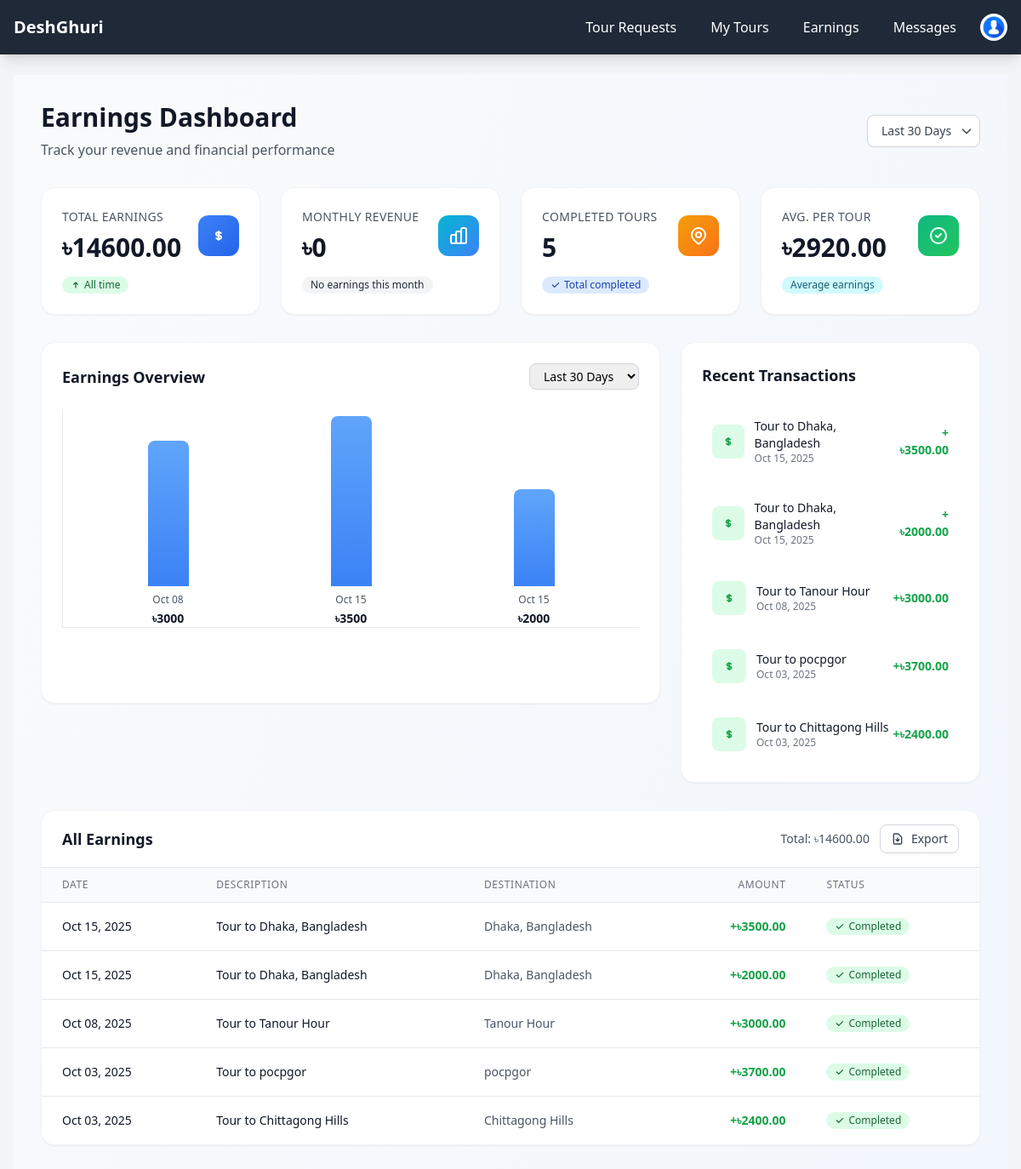
/guides/earnings/ (signed in), run on the app's committed database.
### guides/models.py (models this page shows, shortened)
class Earning(models.Model):
    guide = models.ForeignKey(settings.AUTH_USER_MODEL, on_delete=models.CASCADE, related_name="earnings")
    amount = models.DecimalField(max_digits=8, decimal_places=2)
    description = models.CharField(max_length=255, blank=True)
    date = models.DateTimeField(auto_now_add=True)

### accounts/utils.py (the view)
        def wrapper(request, *args, **kwargs):
            if request.user.is_authenticated and request.user.role in allowed_roles:
                return view_func(request, *args, **kwargs)
            else:
                raise PermissionDenied

### accounts/context_processors.py (called while the page is built)
def user_role(request):
    user = None
    role = None
    if request.user.is_authenticated:
        user = request.user
        role = user.role  # from your custom User model field
    return {
        'logged_user': user,
        'logged_role': role,
    }

### accounts/utils.py (called while the page is built)
def role_required(allowed_roles=None):
    if allowed_roles is None:
        allowed_roles = []
    def decorator(view_func):
        def wrapper(request, *args, **kwargs):
            if request.user.is_authenticated and request.user.role in allowed_roles:
                return view_func(request, *args, **kwargs)
            else:
                raise PermissionDenied
        return wrapper
    return decorator

### template/guides/earnings.html (shortened to what this page needs)
{% extends "base.html" %}
{% load static %}
{% block content %}
<div class="min-h-screen bg-gradient-to-br from-gray-50 to-blue-50 py-8">
    <div class="max-w-7xl mx-auto px-4 sm:px-6 lg:px-8">
        <div class="mb-8">
            <div class="flex flex-col sm:flex-row sm:items-center sm:justify-between">
                <div class="mb-4 sm:mb-0">
                    <h1 class="text-3xl font-bold text-gray-900">Earnings Dashboard</h1>
                    <p class="text-gray-600 mt-2">Track your revenue and financial performance</p>
                </div>
                <div class="relative">
                    <select id="timeFilter" class="inline-flex items-center px-4 py-2 border border-gray-300 rounded-lg bg-white text-sm font-medium text-gray-700 hover:bg-gray-50 focus:outline-none focus:ring-2 focus:ring-blue-500 focus:border-blue-500 transition-all duration-200 appearance-none pr-8">
                        <option value="30" selected>Last 30 Days</option>
                    </select>
                    <div class="pointer-events-none absolute inset-y-0 right-0 flex items-center px-2 text-gray-700">
                    </div>
                </div>
            </div>
        </div>
        <div class="grid grid-cols-1 md:grid-cols-2 lg:grid-cols-4 gap-6 mb-8">
            <div class="bg-white rounded-2xl shadow-sm border border-gray-100 p-6 hover:shadow-lg transition-all duration-300 transform hover:-translate-y-1">
                <div class="flex items-center justify-between mb-4">
                    <div>
                        <p class="text-sm font-medium text-gray-600 uppercase tracking-wide">Total Earnings</p>
                        <h3 class="text-3xl font-bold text-gray-900 mt-2">৳<span id="totalEarnings">{{ total }}</span></h3>
                    </div>
                    <div class="w-12 h-12 bg-gradient-to-br from-blue-500 to-blue-600 rounded-xl flex items-center justify-center">
                        <svg class="w-6 h-6 text-white" fill="none" stroke="currentColor" viewBox="0 0 24 24">
                            <path stroke-linecap="round" stroke-linejoin="round" stroke-width="2" d="M12 8c-1.657 0-3 .895-3 2s1.343 2 3 2 3 .895 3 2-1.343 2-3 2m0-8c1.11 0 2.08.402 2.599 1M12 8V7m0 1v8m0 0v1m0-1c-1.11 0-2.08-.402-2.599-1"></path>
                        </svg>
                    </div>
                </div>
                <div class="flex items-center">
                    <span class="inline-flex items-center px-2.5 py-0.5 rounded-full text-xs font-medium bg-green-100 text-green-800">
                        <svg class="w-3 h-3 mr-1" fill="currentColor" viewBox="0 0 20 20">
                            <path fill-rule="evenodd" d="M5.293 9.707a1 1 0 010-1.414l4-4a1 1 0 011.414 0l4 4a1 1 0 01-1.414 1.414L11 7.414V15a1 1 0 11-2 0V7.414L6.707 9.707a1 1 0 01-1.414 0z" clip-rule="evenodd"></path>
                        </svg>
                        All time
                    </span>
                </div>
            </div>
            <div class="bg-white rounded-2xl shadow-sm border border-gray-100 p-6 hover:shadow-lg transition-all duration-300 transform hover:-translate-y-1">
                <div class="flex items-center justify-between mb-4">
                    <div>
                        <p class="text-sm font-medium text-gray-600 uppercase tracking-wide">Monthly Revenue</p>
                        <h3 class="text-3xl font-bold text-gray-900 mt-2">৳<span id="monthlyEarnings">{{ monthly_earnings }}</span></h3>
                    </div>
                    <div class="w-12 h-12 bg-gradient-to-br from-cyan-500 to-blue-500 rounded-xl flex items-center justify-center">
                    </div>
                </div>
                <div class="flex items-center">
                    {% if monthly_earnings > 0 %}
                    <span class="inline-flex items-center px-2.5 py-0.5 rounded-full text-xs font-medium bg-green-100 text-green-800">
                        <svg class="w-3 h-3 mr-1" fill="currentColor" viewBox="0 0 20 20">
                            <path fill-rule="evenodd" d="M5.293 9.707a1 1 0 010-1.414l4-4a1 1 0 011.414 0l4 4a1 1 0 01-1.414 1.414L11 7.414V15a1 1 0 11-2 0V7.414L6.707 9.707a1 1 0 01-1.414 0z" clip-rule="evenodd"></path>
                        </svg>
                        Current month
                    </span>
                    {% else %}
                    <span class="inline-flex items-center px-2.5 py-0.5 rounded-full text-xs font-medium bg-gray-100 text-gray-800">
                        No earnings this month
                    </span>
                    {% endif %}
                </div>
            </div>
            <div class="bg-white rounded-2xl shadow-sm border border-gray-100 p-6 hover:shadow-lg transition-all duration-300 transform hover:-translate-y-1">
                <div class="flex items-center justify-between mb-4">
                    <div>
                        <p class="text-sm font-medium text-gray-600 uppercase tracking-wide">Completed Tours</p>
                        <h3 class="text-3xl font-bold text-gray-900 mt-2"><span id="completedTours">{{ completed_tours_count }}</span></h3>
                    </div>
                    <div class="w-12 h-12 bg-gradient-to-br from-amber-500 to-orange-500 rounded-xl flex items-center justify-center">
                    </div>
                </div>
                <div class="flex items-center">
                    <span class="inline-flex items-center px-2.5 py-0.5 rounded-full text-xs font-medium bg-blue-100 text-blue-800">
                        <svg class="w-3 h-3 mr-1" fill="currentColor" viewBox="0 0 20 20">
                            <path fill-rule="evenodd" d="M16.707 5.293a1 1 0 010 1.414l-8 8a1 1 0 01-1.414 0l-4-4a1 1 0 011.414-1.414L8 12.586l7.293-7.293a1 1 0 011.414 0z" clip-rule="evenodd"></path>
                        </svg>
                        Total completed
                    </span>
                </div>
            </div>
            <div class="bg-white rounded-2xl shadow-sm border border-gray-100 p-6 hover:shadow-lg transition-all duration-300 transform hover:-translate-y-1">
                <div class="flex items-center justify-between mb-4">
                    <div>
                        <p class="text-sm font-medium text-gray-600 uppercase tracking-wide">Avg. per Tour</p>
                        <h3 class="text-3xl font-bold text-gray-900 mt-2">৳<span id="avgPerTour">{{ avg_per_tour }}</span></h3>
                    </div>
                    <div class="w-12 h-12 bg-gradient-to-br from-emerald-500 to-green-500 rounded-xl flex items-center justify-center">
                        <svg class="w-6 h-6 text-white" fill="none" stroke="currentColor" viewBox="0 0 24 24">
                            <path stroke-linecap="round" stroke-linejoin="round" stroke-width="2" d="M9 12l2 2 4-4m6 2a9 9 0 11-18 0 9 9 0 0118 0z"></path>
                        </svg>
                    </div>
                </div>
                <div class="flex items-center">
                    <span class="inline-flex items-center px-2.5 py-0.5 rounded-full text-xs font-medium bg-cyan-100 text-cyan-800">
                        Average earnings
                    </span>
                </div>
            </div>
        </div>
        <div class="grid grid-cols-1 lg:grid-cols-3 gap-6 mb-8">
            <div class="lg:col-span-2">
                <div class="bg-white rounded-2xl shadow-sm border border-gray-100 p-6">
                    <div class="flex items-center justify-between mb-6">
                        <h3 class="text-lg font-semibold text-gray-900">Earnings Overview</h3>
                        <div class="flex space-x-2">
                            <select id="chartFilter" class="text-sm border border-gray-300 rounded-lg px-3 py-1 focus:outline-none focus:ring-2 focus:ring-blue-500 focus:border-blue-500">
                                <option value="30" selected>Last 30 Days</option>
                            </select>
                        </div>
                    </div>
                    <div id="chartContainer" class="h-80">
                        {% if earnings %}
                        <div id="chartContent">
                        </div>
                        {% endif %}
                    </div>
                </div>
            </div>
            <div class="bg-white rounded-2xl shadow-sm border border-gray-100 p-6">
                <h3 class="text-lg font-semibold text-gray-900 mb-6">Recent Transactions</h3>
                <div id="recentTransactions">
                    {% if earnings %}
                    <div class="space-y-4">
                        {% for e in earnings|slice:":5" %}
                        <div class="flex items-center justify-between p-3 rounded-lg hover:bg-gray-50 transition-colors duration-200">
                            <div class="flex items-center">
                                <div class="w-10 h-10 bg-green-100 rounded-lg flex items-center justify-center">
                                    <svg class="w-5 h-5 text-green-600" fill="none" stroke="currentColor" viewBox="0 0 24 24">
                                        <path stroke-linecap="round" stroke-linejoin="round" stroke-width="2" d="M12 8c-1.657 0-3 .895-3 2s1.343 2 3 2 3 .895 3 2-1.343 2-3 2m0-8c1.11 0 2.08.402 2.599 1M12 8V7m0 1v8m0 0v1m0-1c-1.11 0-2.08-.402-2.599-1"></path>
                                    </svg>
                                </div>
                                <div class="ml-3">
                                    <p class="text-sm font-medium text-gray-900">{{ e.description|default:"Tour Earnings" }}</p>
                                    <p class="text-xs text-gray-500">{{ e.date|date:"M d, Y" }}</p>
                                </div>
                            </div>
                            <div class="text-right">
                                <p class="text-sm font-semibold text-green-600">+৳{{ e.amount }}</p>
                            </div>
                        </div>
                        {% endfor %}
                    </div>
                    {% endif %}
                </div>
            </div>
        </div>
        <div class="bg-white rounded-2xl shadow-sm border border-gray-100 overflow-hidden">
            <div class="px-6 py-4 border-b border-gray-200">
                <div class="flex items-center justify-between">
                    <h3 class="text-lg font-semibold text-gray-900">All Earnings</h3>
                    <div class="flex items-center space-x-3">
                        <span class="text-sm text-gray-600">Total: ৳<span id="tableTotal">{{ total }}</span></span>
                        <button class="inline-flex items-center px-3 py-1.5 border border-gray-300 rounded-lg text-sm font-medium text-gray-700 bg-white hover:bg-gray-50 focus:outline-none focus:ring-2 focus:ring-blue-500 focus:border-blue-500 transition-all duration-200">
                            <svg class="w-4 h-4 mr-2" fill="none" stroke="currentColor" viewBox="0 0 24 24">
                                <path stroke-linecap="round" stroke-linejoin="round" stroke-width="2" d="M12 10v6m0 0l-3-3m3 3l3-3m2 8H7a2 2 0 01-2-2V5a2 2 0 012-2h5.586a1 1 0 01.707.293l5.414 5.414a1 1 0 01.293.707V19a2 2 0 01-2 2z"></path>
                            </svg>
                            Export
                        </button>
                    </div>
                </div>
            </div>
            <div class="overflow-x-auto">
                <div id="earningsTable">
                    {% if earnings %}
                    <table class="min-w-full divide-y divide-gray-200">
                        <thead class="bg-gray-50">
                            <tr>
                                <th class="px-6 py-3 text-left text-xs font-medium text-gray-500 uppercase tracking-wider">Date</th>
                                <th class="px-6 py-3 text-left text-xs font-medium text-gray-500 uppercase tracking-wider">Description</th>
                                <th class="px-6 py-3 text-left text-xs font-medium text-gray-500 uppercase tracking-wider">Destination</th>
                                <th class="px-6 py-3 text-right text-xs font-medium text-gray-500 uppercase tracking-wider">Amount</th>
                                <th class="px-6 py-3 text-left text-xs font-medium text-gray-500 uppercase tracking-wider">Status</th>
                            </tr>
                        </thead>
                        <tbody class="bg-white divide-y divide-gray-200">
                            {% for e in earnings %}
                            <tr class="hover:bg-gray-50 transition-colors duration-150">
                                <td class="px-6 py-4 whitespace-nowrap text-sm text-gray-900">{{ e.date|date:"M d, Y" }}</td>
                                <td class="px-6 py-4 text-sm text-gray-900">{{ e.description|default:"Tour completed" }}</td>
                                <td class="px-6 py-4 text-sm text-gray-600">
                                    {% if "Tour to" in e.description %}
                                        {{ e.description|cut:"Tour to " }}
                                    {% else %}
                                        Multiple destinations
                                    {% endif %}
                                </td>
                                <td class="px-6 py-4 whitespace-nowrap text-sm font-semibold text-green-600 text-right">+৳{{ e.amount }}</td>
                                <td class="px-6 py-4 whitespace-nowrap">
                                    <span class="inline-flex items-center px-2.5 py-0.5 rounded-full text-xs font-medium bg-green-100 text-green-800">
                                        <svg class="w-3 h-3 mr-1" fill="currentColor" viewBox="0 0 20 20">
                                            <path fill-rule="evenodd" d="M16.707 5.293a1 1 0 010 1.414l-8 8a1 1 0 01-1.414 0l-4-4a1 1 0 011.414-1.414L8 12.586l7.293-7.293a1 1 0 011.414 0z" clip-rule="evenodd"></path>
                                        </svg>
                                        Completed
                                    </span>
                                </td>
                            </tr>
                            {% endfor %}
                        </tbody>
                    </table>
                    {% endif %}
                </div>
            </div>
        </div>
    </div>
</div>
{% endblock %}

### data on the page
Earning: description "Tour to Dhaka, Bangladesh", date "Oct 15, 2025", amount "3500.00", description "Dhaka, Bangladesh"
Earning: description "Tour to Dhaka, Bangladesh", date "Oct 15, 2025", amount "2000.00", description "Dhaka, Bangladesh"
Earning: description "Tour to Tanour Hour", date "Oct 08, 2025", amount "3000.00", description "Tanour Hour"
Earning: description "Tour to pocpgor", date "Oct 03, 2025", amount "3700.00", description "pocpgor"
Earning: description "Tour to Chittagong Hills", date "Oct 03, 2025", amount "2400.00", description "Chittagong Hills"

### other printed values
{{ total }} "14600.00"
{{ monthly_earnings }} "0"
{{ completed_tours_count }} "5"
{{ avg_per_tour }} "2920.00"
